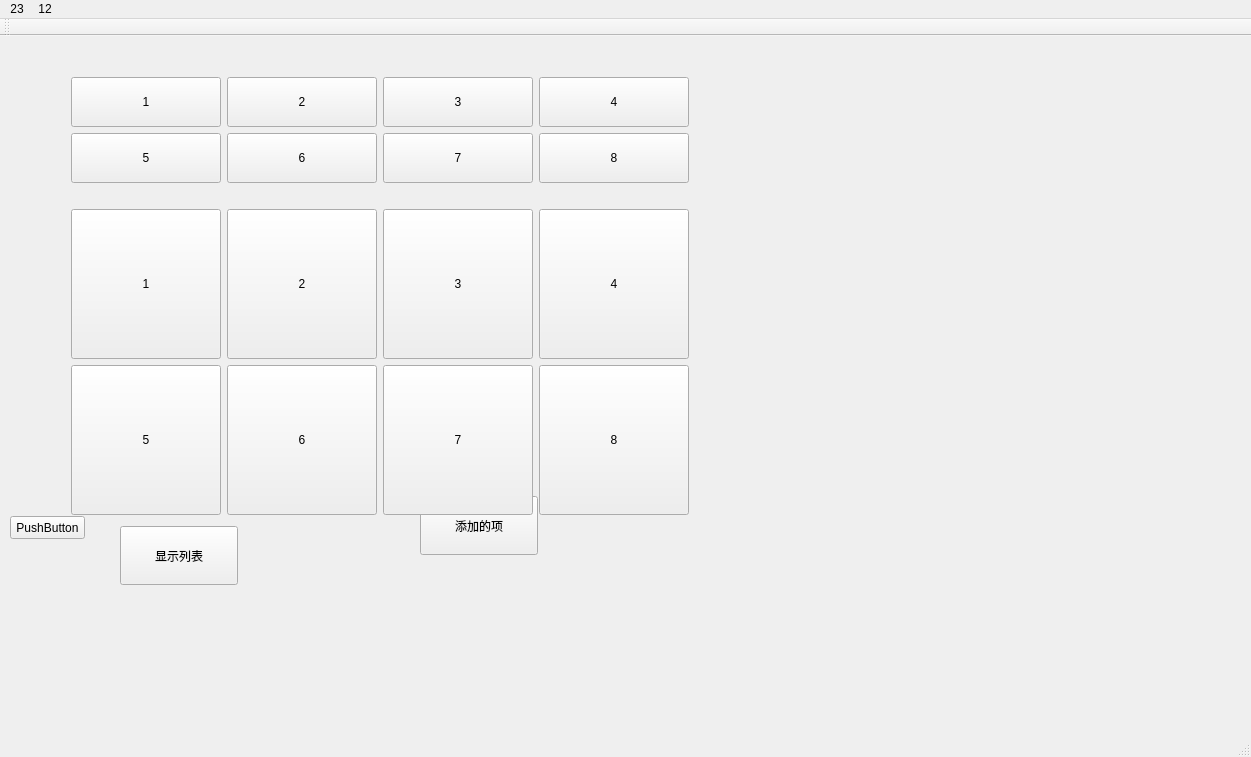
<?xml version="1.0" encoding="UTF-8"?>
<ui version="4.0">
 <class>MainWindow</class>
 <widget class="QMainWindow" name="MainWindow">
  <property name="geometry">
   <rect>
    <x>0</x>
    <y>0</y>
    <width>1251</width>
    <height>757</height>
   </rect>
  </property>
  <property name="font">
   <font>
    <pointsize>9</pointsize>
   </font>
  </property>
  <property name="windowTitle">
   <string>MainWindow</string>
  </property>
  <widget class="QWidget" name="centralWidget">
   <widget class="QPushButton" name="pushButton_3">
    <property name="geometry">
     <rect>
      <x>120</x>
      <y>490</y>
      <width>118</width>
      <height>59</height>
     </rect>
    </property>
    <property name="sizePolicy">
     <sizepolicy hsizetype="Preferred" vsizetype="Preferred">
      <horstretch>0</horstretch>
      <verstretch>0</verstretch>
     </sizepolicy>
    </property>
    <property name="minimumSize">
     <size>
      <width>50</width>
      <height>50</height>
     </size>
    </property>
    <property name="text">
     <string>显示列表</string>
    </property>
   </widget>
   <widget class="QPushButton" name="pushButton_6">
    <property name="geometry">
     <rect>
      <x>420</x>
      <y>460</y>
      <width>118</width>
      <height>59</height>
     </rect>
    </property>
    <property name="sizePolicy">
     <sizepolicy hsizetype="Preferred" vsizetype="Preferred">
      <horstretch>0</horstretch>
      <verstretch>0</verstretch>
     </sizepolicy>
    </property>
    <property name="minimumSize">
     <size>
      <width>50</width>
      <height>50</height>
     </size>
    </property>
    <property name="text">
     <string>添加的项</string>
    </property>
   </widget>
   <widget class="QWidget" name="verticalLayoutWidget">
    <property name="geometry">
     <rect>
      <x>60</x>
      <y>10</y>
      <width>811</width>
      <height>480</height>
     </rect>
    </property>
    <layout class="QVBoxLayout" name="verticalLayout">
     <property name="sizeConstraint">
      <enum>QLayout::SetFixedSize</enum>
     </property>
     <item>
      <spacer name="horizontalSpacer_2">
       <property name="orientation">
        <enum>Qt::Horizontal</enum>
       </property>
       <property name="sizeType">
        <enum>QSizePolicy::Preferred</enum>
       </property>
       <property name="sizeHint" stdset="0">
        <size>
         <width>0</width>
         <height>20</height>
        </size>
       </property>
      </spacer>
     </item>
     <item>
      <layout class="QHBoxLayout" name="horizontalLayout_3">
       <property name="sizeConstraint">
        <enum>QLayout::SetFixedSize</enum>
       </property>
       <item>
        <widget class="QPushButton" name="pushButton_16">
         <property name="minimumSize">
          <size>
           <width>150</width>
           <height>50</height>
          </size>
         </property>
         <property name="maximumSize">
          <size>
           <width>150</width>
           <height>50</height>
          </size>
         </property>
         <property name="text">
          <string>1</string>
         </property>
        </widget>
       </item>
       <item>
        <widget class="QPushButton" name="pushButton_15">
         <property name="minimumSize">
          <size>
           <width>150</width>
           <height>50</height>
          </size>
         </property>
         <property name="maximumSize">
          <size>
           <width>150</width>
           <height>50</height>
          </size>
         </property>
         <property name="text">
          <string>2</string>
         </property>
        </widget>
       </item>
       <item>
        <widget class="QPushButton" name="pushButton_14">
         <property name="minimumSize">
          <size>
           <width>150</width>
           <height>50</height>
          </size>
         </property>
         <property name="maximumSize">
          <size>
           <width>150</width>
           <height>50</height>
          </size>
         </property>
         <property name="text">
          <string>3</string>
         </property>
        </widget>
       </item>
       <item>
        <widget class="QPushButton" name="pushButton_13">
         <property name="minimumSize">
          <size>
           <width>150</width>
           <height>50</height>
          </size>
         </property>
         <property name="maximumSize">
          <size>
           <width>150</width>
           <height>50</height>
          </size>
         </property>
         <property name="text">
          <string>4</string>
         </property>
        </widget>
       </item>
      </layout>
     </item>
     <item>
      <layout class="QHBoxLayout" name="horizontalLayout_4">
       <property name="sizeConstraint">
        <enum>QLayout::SetFixedSize</enum>
       </property>
       <item>
        <widget class="QPushButton" name="pushButton_9">
         <property name="minimumSize">
          <size>
           <width>150</width>
           <height>50</height>
          </size>
         </property>
         <property name="maximumSize">
          <size>
           <width>150</width>
           <height>50</height>
          </size>
         </property>
         <property name="text">
          <string>5</string>
         </property>
        </widget>
       </item>
       <item>
        <widget class="QPushButton" name="pushButton_10">
         <property name="minimumSize">
          <size>
           <width>150</width>
           <height>50</height>
          </size>
         </property>
         <property name="maximumSize">
          <size>
           <width>150</width>
           <height>50</height>
          </size>
         </property>
         <property name="text">
          <string>6</string>
         </property>
        </widget>
       </item>
       <item>
        <widget class="QPushButton" name="pushButton_11">
         <property name="minimumSize">
          <size>
           <width>150</width>
           <height>50</height>
          </size>
         </property>
         <property name="maximumSize">
          <size>
           <width>150</width>
           <height>50</height>
          </size>
         </property>
         <property name="text">
          <string>7</string>
         </property>
        </widget>
       </item>
       <item>
        <widget class="QPushButton" name="pushButton_12">
         <property name="minimumSize">
          <size>
           <width>150</width>
           <height>50</height>
          </size>
         </property>
         <property name="maximumSize">
          <size>
           <width>150</width>
           <height>50</height>
          </size>
         </property>
         <property name="text">
          <string>8</string>
         </property>
        </widget>
       </item>
      </layout>
     </item>
     <item>
      <spacer name="horizontalSpacer">
       <property name="orientation">
        <enum>Qt::Horizontal</enum>
       </property>
       <property name="sizeType">
        <enum>QSizePolicy::Preferred</enum>
       </property>
       <property name="sizeHint" stdset="0">
        <size>
         <width>0</width>
         <height>20</height>
        </size>
       </property>
      </spacer>
     </item>
     <item>
      <layout class="QHBoxLayout" name="horizontalLayout">
       <property name="sizeConstraint">
        <enum>QLayout::SetMaximumSize</enum>
       </property>
       <item>
        <widget class="QPushButton" name="pushButton">
         <property name="sizePolicy">
          <sizepolicy hsizetype="Preferred" vsizetype="Preferred">
           <horstretch>0</horstretch>
           <verstretch>0</verstretch>
          </sizepolicy>
         </property>
         <property name="minimumSize">
          <size>
           <width>150</width>
           <height>150</height>
          </size>
         </property>
         <property name="maximumSize">
          <size>
           <width>150</width>
           <height>150</height>
          </size>
         </property>
         <property name="text">
          <string>1</string>
         </property>
        </widget>
       </item>
       <item>
        <widget class="QPushButton" name="pushButton_2">
         <property name="sizePolicy">
          <sizepolicy hsizetype="Preferred" vsizetype="Preferred">
           <horstretch>0</horstretch>
           <verstretch>0</verstretch>
          </sizepolicy>
         </property>
         <property name="minimumSize">
          <size>
           <width>150</width>
           <height>150</height>
          </size>
         </property>
         <property name="maximumSize">
          <size>
           <width>150</width>
           <height>150</height>
          </size>
         </property>
         <property name="text">
          <string>2</string>
         </property>
        </widget>
       </item>
       <item>
        <widget class="QPushButton" name="pushButton_4">
         <property name="sizePolicy">
          <sizepolicy hsizetype="Preferred" vsizetype="Preferred">
           <horstretch>0</horstretch>
           <verstretch>0</verstretch>
          </sizepolicy>
         </property>
         <property name="minimumSize">
          <size>
           <width>150</width>
           <height>150</height>
          </size>
         </property>
         <property name="maximumSize">
          <size>
           <width>150</width>
           <height>150</height>
          </size>
         </property>
         <property name="text">
          <string>3</string>
         </property>
        </widget>
       </item>
       <item>
        <widget class="QPushButton" name="pushButton_5">
         <property name="sizePolicy">
          <sizepolicy hsizetype="Preferred" vsizetype="Preferred">
           <horstretch>0</horstretch>
           <verstretch>0</verstretch>
          </sizepolicy>
         </property>
         <property name="minimumSize">
          <size>
           <width>150</width>
           <height>150</height>
          </size>
         </property>
         <property name="maximumSize">
          <size>
           <width>150</width>
           <height>150</height>
          </size>
         </property>
         <property name="text">
          <string>4</string>
         </property>
        </widget>
       </item>
      </layout>
     </item>
     <item>
      <layout class="QHBoxLayout" name="horizontalLayout_2">
       <property name="sizeConstraint">
        <enum>QLayout::SetMaximumSize</enum>
       </property>
       <item>
        <widget class="QPushButton" name="pushButton_17">
         <property name="sizePolicy">
          <sizepolicy hsizetype="Preferred" vsizetype="Preferred">
           <horstretch>0</horstretch>
           <verstretch>0</verstretch>
          </sizepolicy>
         </property>
         <property name="minimumSize">
          <size>
           <width>150</width>
           <height>150</height>
          </size>
         </property>
         <property name="maximumSize">
          <size>
           <width>150</width>
           <height>150</height>
          </size>
         </property>
         <property name="text">
          <string>5</string>
         </property>
        </widget>
       </item>
       <item>
        <widget class="QPushButton" name="pushButton_18">
         <property name="sizePolicy">
          <sizepolicy hsizetype="Preferred" vsizetype="Preferred">
           <horstretch>0</horstretch>
           <verstretch>0</verstretch>
          </sizepolicy>
         </property>
         <property name="minimumSize">
          <size>
           <width>150</width>
           <height>150</height>
          </size>
         </property>
         <property name="maximumSize">
          <size>
           <width>150</width>
           <height>150</height>
          </size>
         </property>
         <property name="text">
          <string>6</string>
         </property>
        </widget>
       </item>
       <item>
        <widget class="QPushButton" name="pushButton_19">
         <property name="sizePolicy">
          <sizepolicy hsizetype="Preferred" vsizetype="Preferred">
           <horstretch>0</horstretch>
           <verstretch>0</verstretch>
          </sizepolicy>
         </property>
         <property name="minimumSize">
          <size>
           <width>150</width>
           <height>150</height>
          </size>
         </property>
         <property name="maximumSize">
          <size>
           <width>150</width>
           <height>150</height>
          </size>
         </property>
         <property name="text">
          <string>7</string>
         </property>
        </widget>
       </item>
       <item>
        <widget class="QPushButton" name="pushButton_20">
         <property name="sizePolicy">
          <sizepolicy hsizetype="Preferred" vsizetype="Preferred">
           <horstretch>0</horstretch>
           <verstretch>0</verstretch>
          </sizepolicy>
         </property>
         <property name="minimumSize">
          <size>
           <width>150</width>
           <height>150</height>
          </size>
         </property>
         <property name="maximumSize">
          <size>
           <width>150</width>
           <height>150</height>
          </size>
         </property>
         <property name="text">
          <string>8</string>
         </property>
        </widget>
       </item>
      </layout>
     </item>
    </layout>
   </widget>
   <widget class="QPushButton" name="pushButton_7">
    <property name="geometry">
     <rect>
      <x>10</x>
      <y>480</y>
      <width>75</width>
      <height>23</height>
     </rect>
    </property>
    <property name="text">
     <string>PushButton</string>
    </property>
   </widget>
  </widget>
  <widget class="QMenuBar" name="menuBar">
   <property name="geometry">
    <rect>
     <x>0</x>
     <y>0</y>
     <width>1251</width>
     <height>23</height>
    </rect>
   </property>
   <widget class="QMenu" name="menu12">
    <property name="title">
     <string>12</string>
    </property>
   </widget>
   <widget class="QMenu" name="menu23">
    <property name="title">
     <string>23</string>
    </property>
   </widget>
   <addaction name="menu23"/>
   <addaction name="menu12"/>
  </widget>
  <widget class="QToolBar" name="mainToolBar">
   <attribute name="toolBarArea">
    <enum>TopToolBarArea</enum>
   </attribute>
   <attribute name="toolBarBreak">
    <bool>false</bool>
   </attribute>
  </widget>
  <widget class="QStatusBar" name="statusBar"/>
 </widget>
 <layoutdefault spacing="6" margin="11"/>
 <resources/>
 <connections/>
</ui>
